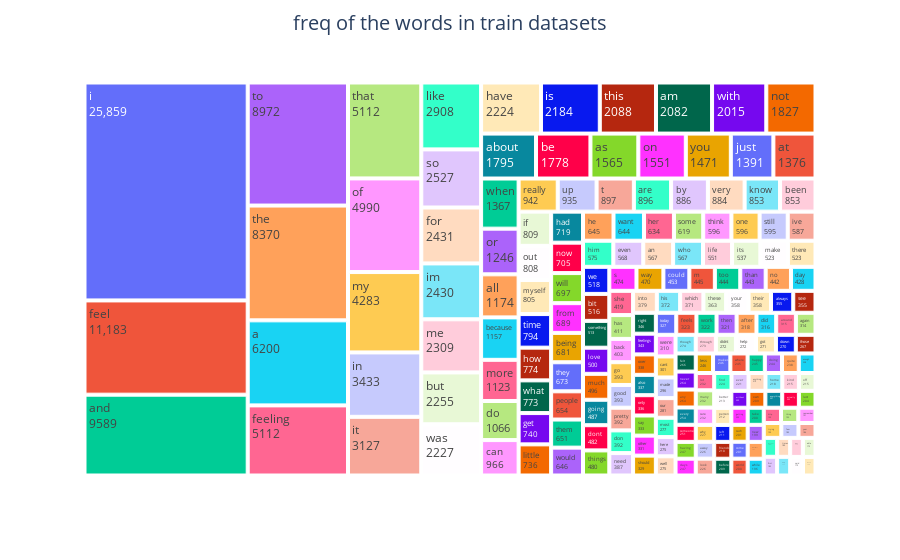

Notebook cell for this chart:
### Code cell
fig = px.treemap(freq_of_words_top200, path=[freq_of_words_top200.index], values='count')

fig.update_layout(title_text='freq of the words in train datasets', title_x=0.5, title_font=dict(size=20))

fig.update_traces(textinfo='label+value')

fig.show()

### Figure 1 — Plotly figure (JSON) as saved in the notebook; plotly's stock layout.template omitted (floating-point values rounded to 4 significant figures; data arrays with more than 128 entries replaced by an {"elided": "..."} marker saying what was removed)
{"data": [{"branchvalues": "total", "domain": {"x": [0, 1], "y": [0, 1]}, "hovertemplate": "labels=%{label}<br>count=%{value}<br>parent=%{parent}<br>id=%{id}<extra></extra>", "ids": {"elided": "200 str values"}, "labels": {"elided": "200 str values"}, "name": "", "parents": {"elided": "200 str values"}, "textinfo": "label+value", "type": "treemap", "values": {"elided": "200 float values"}}], "layout": {"legend": {"tracegroupgap": 0}, "margin": {"t": 60}, "title": {"font": {"size": 20}, "text": "freq of the words in train datasets", "x": 0.5}}}
